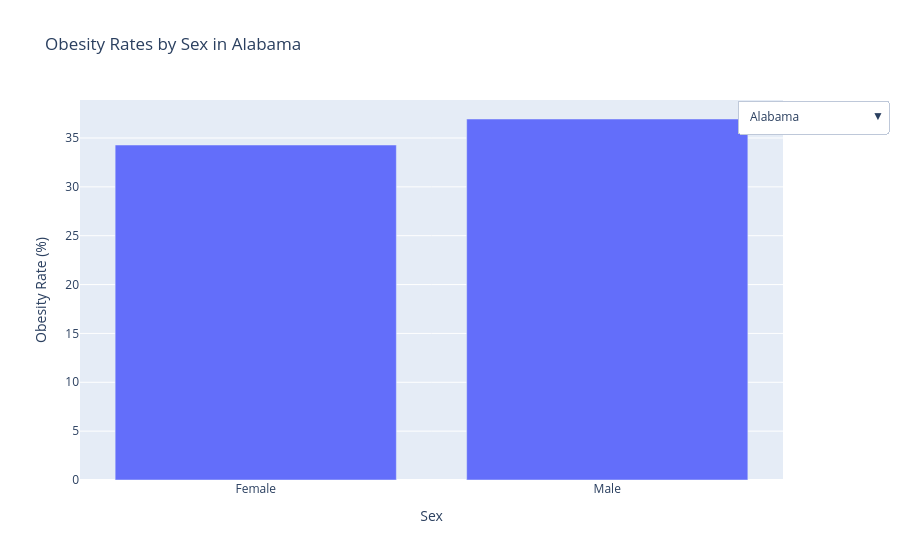

The notebook cell saved with this chart:
### Code cell
import plotly.graph_objects as go

states = plot_npa["LocationDesc"].unique()

fig3 = go.Figure()

# Add traces (one per state)
for state in states:
    state_npa = plot_npa[plot_npa["LocationDesc"] == state]
    
    fig3.add_trace(
        go.Bar(
            x=state_npa["Sex"],
            y=state_npa["Data_Value"],
            name=state,
            visible=(state == states[0])
    ))

# Dropdown buttons
buttons = []

for i, state in enumerate(states):
    visibility = [False] * len(states)
    visibility[i] = True
    
    buttons.append(
        dict(
            label=state,
            method="update",
            args=[
                {"visible": visibility},
                {"title": f"Obesity Rates by Sex in {state}"}
            ]
        )
    )

# Layout
fig3.update_layout(
    title=f"Obesity Rates by Sex in {states[0]}",
    xaxis_title="Sex",
    yaxis_title="Obesity Rate (%)",
    updatemenus=[
        dict(
            buttons=buttons,
            direction="down",
            x=1.15,
            y=1
        )
    ])


fig3.show()

### Figure 1 — Plotly figure (JSON) as saved in the notebook; plotly's stock layout.template omitted (floating-point values rounded to 4 significant figures)
{"data": [{"name": "Alabama", "type": "bar", "visible": true, "x": ["Female", "Male"], "y": [34.28, 36.94]}, {"name": "Alaska", "type": "bar", "visible": false, "x": ["Female", "Male"], "y": [30.94, 35.74]}, {"name": "Arizona", "type": "bar", "visible": false, "x": ["Female", "Male"], "y": [30.3, 35.49]}, {"name": "Arkansas", "type": "bar", "visible": false, "x": ["Female", "Male"], "y": [33.9, 36.44]}, {"name": "California", "type": "bar", "visible": false, "x": ["Female", "Male"], "y": [28.65, 34.17]}, {"name": "Colorado", "type": "bar", "visible": false, "x": ["Female", "Male"], "y": [26.79, 32.67]}, {"name": "Connecticut", "type": "bar", "visible": false, "x": ["Female", "Male"], "y": [29.35, 35.6]}, {"name": "Delaware", "type": "bar", "visible": false, "x": ["Female", "Male"], "y": [32.88, 36.47]}, {"name": "District of Columbia", "type": "bar", "visible": false, "x": ["Female", "Male"], "y": [26.61, 29.23]}, {"name": "Florida", "type": "bar", "visible": false, "x": ["Female", "Male"], "y": [29.58, 35.3]}, {"name": "Georgia", "type": "bar", "visible": false, "x": ["Female", "Male"], "y": [32.32, 35.23]}, {"name": "Guam", "type": "bar", "visible": false, "x": ["Female", "Male"], "y": [30.74, 35.76]}, {"name": "Hawaii", "type": "bar", "visible": false, "x": ["Female", "Male"], "y": [25.4, 33.66]}, {"name": "Idaho", "type": "bar", "visible": false, "x": ["Female", "Male"], "y": [29.73, 36.2]}, {"name": "Illinois", "type": "bar", "visible": false, "x": ["Female", "Male"], "y": [31.64, 35.76]}, {"name": "Indiana", "type": "bar", "visible": false, "x": ["Female", "Male"], "y": [32.78, 36.37]}, {"name": "Iowa", "type": "bar", "visible": false, "x": ["Female", "Male"], "y": [32.67, 37.68]}, {"name": "Kansas", "type": "bar", "visible": false, "x": ["Female", "Male"], "y": [32.08, 36.88]}, {"name": "Kentucky", "type": "bar", "visible": false, "x": ["Female", "Male"], "y": [33.34, 36.91]}, {"name": "Louisiana", "type": "bar", "visible": false, "x": ["Female", "Male"], "y": [34.29, 36.52]}, {"name": "Maine", "type": "bar", "visible": false, "x": ["Female", "Male"], "y": [30.22, 35.79]}, {"name": "Maryland", "type": "bar", "visible": false, "x": ["Female", "Male"], "y": [31.83, 35.26]}, {"name": "Massachusetts", "type": "bar", "visible": false, "x": ["Female", "Male"], "y": [27.25, 34.07]}, {"name": "Michigan", "type": "bar", "visible": false, "x": ["Female", "Male"], "y": [32.31, 36.04]}, {"name": "Minnesota", "type": "bar", "visible": false, "x": ["Female", "Male"], "y": [29.81, 36.56]}, {"name": "Mississippi", "type": "bar", "visible": false, "x": ["Female", "Male"], "y": [35.06, 37.16]}, {"name": "Missouri", "type": "bar", "visible": false, "x": ["Female", "Male"], "y": [31.85, 36.7]}, {"name": "Montana", "type": "bar", "visible": false, "x": ["Female", "Male"], "y": [28.97, 35.32]}, {"name": "National", "type": "bar", "visible": false, "x": ["Female", "Male"], "y": [30.92, 35.64]}, {"name": "Nebraska", "type": "bar", "visible": false, "x": ["Female", "Male"], "y": [32.33, 37.49]}, {"name": "Nevada", "type": "bar", "visible": false, "x": ["Female", "Male"], "y": [30.38, 35.81]}, {"name": "New Hampshire", "type": "bar", "visible": false, "x": ["Female", "Male"], "y": [29.36, 36.69]}, {"name": "New Jersey", "type": "bar", "visible": false, "x": ["Female", "Male"], "y": [28.86, 35.33]}, {"name": "New Mexico", "type": "bar", "visible": false, "x": ["Female", "Male"], "y": [32.1, 35.74]}, {"name": "New York", "type": "bar", "visible": false, "x": ["Female", "Male"], "y": [28.82, 34.28]}, {"name": "North Carolina", "type": "bar", "visible": false, "x": ["Female", "Male"], "y": [32.37, 36.17]}, {"name": "North Dakota", "type": "bar", "visible": false, "x": ["Female", "Male"], "y": [31.88, 38.08]}, {"name": "Ohio", "type": "bar", "visible": false, "x": ["Female", "Male"], "y": [32.69, 36.46]}, {"name": "Oklahoma", "type": "bar", "visible": false, "x": ["Female", "Male"], "y": [33.41, 37.13]}, {"name": "Oregon", "type": "bar", "visible": false, "x": ["Female", "Male"], "y": [30.08, 34.98]}, {"name": "Pennsylvania", "type": "bar", "visible": false, "x": ["Female", "Male"], "y": [31.07, 36.02]}, {"name": "Puerto Rico", "type": "bar", "visible": false, "x": ["Female", "Male"], "y": [34.11, 35.81]}, {"name": "Rhode Island", "type": "bar", "visible": false, "x": ["Female", "Male"], "y": [29.8, 35.72]}, {"name": "South Carolina", "type": "bar", "visible": false, "x": ["Female", "Male"], "y": [33.07, 36.21]}, {"name": "South Dakota", "type": "bar", "visible": false, "x": ["Female", "Male"], "y": [31.88, 37.43]}, {"name": "Tennessee", "type": "bar", "visible": false, "x": ["Female", "Male"], "y": [33.12, 36.54]}, {"name": "Texas", "type": "bar", "visible": false, "x": ["Female", "Male"], "y": [32.5, 37.02]}, {"name": "Utah", "type": "bar", "visible": false, "x": ["Female", "Male"], "y": [28.42, 34.45]}, {"name": "Vermont", "type": "bar", "visible": false, "x": ["Female", "Male"], "y": [27.63, 34.02]}, {"name": "Virgin Islands", "type": "bar", "visible": false, "x": ["Female", "Male"], "y": [36.25, 31.64]}, {"name": "Virginia", "type": "bar", "visible": false, "x": ["Female", "Male"], "y": [31.39, 35.61]}, {"name": "Washington", "type": "bar", "visible": false, "x": ["Female", "Male"], "y": [29.13, 35.02]}, {"name": "West Virginia", "type": "bar", "visible": false, "x": ["Female", "Male"], "y": [34.26, 38.24]}, {"name": "Wisconsin", "type": "bar", "visible": false, "x": ["Female", "Male"], "y": [31.77, 36.81]}, {"name": "Wyoming", "type": "bar", "visible": false, "x": ["Female", "Male"], "y": [30.67, 35.93]}], "layout": {"title": {"text": "Obesity Rates by Sex in Alabama"}, "updatemenus": [{"buttons": [{"args": [{"visible": [true, false, false, false, false, false, false, false, false, false, false, false, false, false, false, false, false, false, false, false, false, false, false, false, false, false, false, false, false, false, false, false, false, false, false, false, false, false, false, false, false, false, false, false, false, false, false, false, false, false, false, false, false, false, false]}, {"title": "Obesity Rates by Sex in Alabama"}], "label": "Alabama", "method": "update"}, {"args": [{"visible": [false, true, false, false, false, false, false, false, false, false, false, false, false, false, false, false, false, false, false, false, false, false, false, false, false, false, false, false, false, false, false, false, false, false, false, false, false, false, false, false, false, false, false, false, false, false, false, false, false, false, false, false, false, false, false]}, {"title": "Obesity Rates by Sex in Alaska"}], "label": "Alaska", "method": "update"}, {"args": [{"visible": [false, false, true, false, false, false, false, false, false, false, false, false, false, false, false, false, false, false, false, false, false, false, false, false, false, false, false, false, false, false, false, false, false, false, false, false, false, false, false, false, false, false, false, false, false, false, false, false, false, false, false, false, false, false, false]}, {"title": "Obesity Rates by Sex in Arizona"}], "label": "Arizona", "method": "update"}, {"args": [{"visible": [false, false, false, true, false, false, false, false, false, false, false, false, false, false, false, false, false, false, false, false, false, false, false, false, false, false, false, false, false, false, false, false, false, false, false, false, false, false, false, false, false, false, false, false, false, false, false, false, false, false, false, false, false, false, false]}, {"title": "Obesity Rates by Sex in Arkansas"}], "label": "Arkansas", "method": "update"}, {"args": [{"visible": [false, false, false, false, true, false, false, false, false, false, false, false, false, false, false, false, false, false, false, false, false, false, false, false, false, false, false, false, false, false, false, false, false, false, false, false, false, false, false, false, false, false, false, false, false, false, false, false, false, false, false, false, false, false, false]}, {"title": "Obesity Rates by Sex in California"}], "label": "California", "method": "update"}, {"args": [{"visible": [false, false, false, false, false, true, false, false, false, false, false, false, false, false, false, false, false, false, false, false, false, false, false, false, false, false, false, false, false, false, false, false, false, false, false, false, false, false, false, false, false, false, false, false, false, false, false, false, false, false, false, false, false, false, false]}, {"title": "Obesity Rates by Sex in Colorado"}], "label": "Colorado", "method": "update"}, {"args": [{"visible": [false, false, false, false, false, false, true, false, false, false, false, false, false, false, false, false, false, false, false, false, false, false, false, false, false, false, false, false, false, false, false, false, false, false, false, false, false, false, false, false, false, false, false, false, false, false, false, false, false, false, false, false, false, false, false]}, {"title": "Obesity Rates by Sex in Connecticut"}], "label": "Connecticut", "method": "update"}, {"args": [{"visible": [false, false, false, false, false, false, false, true, false, false, false, false, false, false, false, false, false, false, false, false, false, false, false, false, false, false, false, false, false, false, false, false, false, false, false, false, false, false, false, false, false, false, false, false, false, false, false, false, false, false, false, false, false, false, false]}, {"title": "Obesity Rates by Sex in Delaware"}], "label": "Delaware", "method": "update"}, {"args": [{"visible": [false, false, false, false, false, false, false, false, true, false, false, false, false, false, false, false, false, false, false, false, false, false, false, false, false, false, false, false, false, false, false, false, false, false, false, false, false, false, false, false, false, false, false, false, false, false, false, false, false, false, false, false, false, false, false]}, {"title": "Obesity Rates by Sex in District of Columbia"}], "label": "District of Columbia", "method": "update"}, {"args": [{"visible": [false, false, false, false, false, false, false, false, false, true, false, false, false, false, false, false, false, false, false, false, false, false, false, false, false, false, false, false, false, false, false, false, false, false, false, false, false, false, false, false, false, false, false, false, false, false, false, false, false, false, false, false, false, false, false]}, {"title": "Obesity Rates by Sex in Florida"}], "label": "Florida", "method": "update"}, {"args": [{"visible": [false, false, false, false, false, false, false, false, false, false, true, false, false, false, false, false, false, false, false, false, false, false, false, false, false, false, false, false, false, false, false, false, false, false, false, false, false, false, false, false, false, false, false, false, false, false, false, false, false, false, false, false, false, false, false]}, {"title": "Obesity Rates by Sex in Georgia"}], "label": "Georgia", "method": "update"}, {"args": [{"visible": [false, false, false, false, false, false, false, false, false, false, false, true, false, false, false, false, false, false, false, false, false, false, false, false, false, false, false, false, false, false, false, false, false, false, false, false, false, false, false, false, false, false, false, false, false, false, false, false, false, false, false, false, false, false, false]}, {"title": "Obesity Rates by Sex in Guam"}], "label": "Guam", "method": "update"}, {"args": [{"visible": [false, false, false, false, false, false, false, false, false, false, false, false, true, false, false, false, false, false, false, false, false, false, false, false, false, false, false, false, false, false, false, false, false, false, false, false, false, false, false, false, false, false, false, false, false, false, false, false, false, false, false, false, false, false, false]}, {"title": "Obesity Rates by Sex in Hawaii"}], "label": "Hawaii", "method": "update"}, {"args": [{"visible": [false, false, false, false, false, false, false, false, false, false, false, false, false, true, false, false, false, false, false, false, false, false, false, false, false, false, false, false, false, false, false, false, false, false, false, false, false, false, false, false, false, false, false, false, false, false, false, false, false, false, false, false, false, false, false]}, {"title": "Obesity Rates by Sex in Idaho"}], "label": "Idaho", "method": "update"}, {"args": [{"visible": [false, false, false, false, false, false, false, false, false, false, false, false, false, false, true, false, false, false, false, false, false, false, false, false, false, false, false, false, false, false, false, false, false, false, false, false, false, false, false, false, false, false, false, false, false, false, false, false, false, false, false, false, false, false, false]}, {"title": "Obesity Rates by Sex in Illinois"}], "label": "Illinois", "method": "update"}, {"args": [{"visible": [false, false, false, false, false, false, false, false, false, false, false, false, false, false, false, true, false, false, false, false, false, false, false, false, false, false, false, false, false, false, false, false, false, false, false, false, false, false, false, false, false, false, false, false, false, false, false, false, false, false, false, false, false, false, false]}, {"title": "Obesity Rates by Sex in Indiana"}], "label": "Indiana", "method": "update"}, {"args": [{"visible": [false, false, false, false, false, false, false, false, false, false, false, false, false, false, false, false, true, false, false, false, false, false, false, false, false, false, false, false, false, false, false, false, false, false, false, false, false, false, false, false, false, false, false, false, false, false, false, false, false, false, false, false, false, false, false]}, {"title": "Obesity Rates by Sex in Iowa"}], "label": "Iowa", "method": "update"}, {"args": [{"visible": [false, false, false, false, false, false, false, false, false, false, false, false, false, false, false, false, false, true, false, false, false, false, false, false, false, false, false, false, false, false, false, false, false, false, false, false, false, false, false, false, false, false, false, false, false, false, false, false, false, false, false, false, false, false, false]}, {"title": "Obesity Rates by Sex in Kansas"}], "label": "Kansas", "method": "update"}, {"args": [{"visible": [false, false, false, false, false, false, false, false, false, false, false, false, false, false, false, false, false, false, true, false, false, false, false, false, false, false, false, false, false, false, false, false, false, false, false, false, false, false, false, false, false, false, false, false, false, false, false, false, false, false, false, false, false, false, false]}, {"title": "Obesity Rates by Sex in Kentucky"}], "label": "Kentucky", "method": "update"}, {"args": [{"visible": [false, false, false, false, false, false, false, false, false, false, false, false, false, false, false, false, false, false, false, true, false, false, false, false, false, false, false, false, false, false, false, false, false, false, false, false, false, false, false, false, false, false, false, false, false, false, false, false, false, false, false, false, false, false, false]}, {"title": "Obesity Rates by Sex in Louisiana"}], "label": "Louisiana", "method": "update"}, {"args": [{"visible": [false, false, false, false, false, false, false, false, false, false, false, false, false, false, false, false, false, false, false, false, true, false, false, false, false, false, false, false, false, false, false, false, false, false, false, false, false, false, false, false, false, false, false, false, false, false, false, false, false, false, false, false, false, false, false]}, {"title": "Obesity Rates by Sex in Maine"}], "label": "Maine", "method": "update"}, {"args": [{"visible": [false, false, false, false, false, false, false, false, false, false, false, false, false, false, false, false, false, false, false, false, false, true, false, false, false, false, false, false, false, false, false, false, false, false, false, false, false, false, false, false, false, false, false, false, false, false, false, false, false, false, false, false, false, false, false]}, {"title": "Obesity Rates by Sex in Maryland"}], "label": "Maryland", "method": "update"}, {"args": [{"visible": [false, false, false, false, false, false, false, false, false, false, false, false, false, false, false, false, false, false, false, false, false, false, true, false, false, false, false, false, false, false, false, false, false, false, false, false, false, false, false, false, false, false, false, false, false, false, false, false, false, false, false, false, false, false, false]}, {"title": "Obesity Rates by Sex in Massachusetts"}], "label": "Massachusetts", "method": "update"}, {"args": [{"visible": [false, false, false, false, false, false, false, false, false, false, false, false, false, false, false, false, false, false, false, false, false, false, false, true, false, false, false, false, false, false, false, false, false, false, false, false, false, false, false, false, false, false, false, false, false, false, false, false, false, false, false, false, false, false, false]}, {"title": "Obesity Rates by Sex in Michigan"}], "label": "Michigan", "method": "update"}, {"args": [{"visible": [false, false, false, false, false, false, false, false, false, false, false, false, false, false, false, false, false, false, false, false, false, false, false, false, true, false, false, false, false, false, false, false, false, false, false, false, false, false, false, false, false, false, false, false, false, false, false, false, false, false, false, false, false, false, false]}, {"title": "Obesity Rates by Sex in Minnesota"}], "label": "Minnesota", "method": "update"}, {"args": [{"visible": [false, false, false, false, false, false, false, false, false, false, false, false, false, false, false, false, false, false, false, false, false, false, false, false, false, true, false, false, false, false, false, false, false, false, false, false, false, false, false, false, false, false, false, false, false, false, false, false, false, false, false, false, false, false, false]}, {"title": "Obesity Rates by Sex in Mississippi"}], "label": "Mississippi", "method": "update"}, {"args": [{"visible": [false, false, false, false, false, false, false, false, false, false, false, false, false, false, false, false, false, false, false, false, false, false, false, false, false, false, true, false, false, false, false, false, false, false, false, false, false, false, false, false, false, false, false, false, false, false, false, false, false, false, false, false, false, false, false]}, {"title": "Obesity Rates by Sex in Missouri"}], "label": "Missouri", "method": "update"}, {"args": [{"visible": [false, false, false, false, false, false, false, false, false, false, false, false, false, false, false, false, false, false, false, false, false, false, false, false, false, false, false, true, false, false, false, false, false, false, false, false, false, false, false, false, false, false, false, false, false, false, false, false, false, false, false, false, false, false, false]}, {"title": "Obesity Rates by Sex in Montana"}], "label": "Montana", "method": "update"}, {"args": [{"visible": [false, false, false, false, false, false, false, false, false, false, false, false, false, false, false, false, false, false, false, false, false, false, false, false, false, false, false, false, true, false, false, false, false, false, false, false, false, false, false, false, false, false, false, false, false, false, false, false, false, false, false, false, false, false, false]}, {"title": "Obesity Rates by Sex in National"}], "label": "National", "method": "update"}, {"args": [{"visible": [false, false, false, false, false, false, false, false, false, false, false, false, false, false, false, false, false, false, false, false, false, false, false, false, false, false, false, false, false, true, false, false, false, false, false, false, false, false, false, false, false, false, false, false, false, false, false, false, false, false, false, false, false, false, false]}, {"title": "Obesity Rates by Sex in Nebraska"}], "label": "Nebraska", "method": "update"}, {"args": [{"visible": [false, false, false, false, false, false, false, false, false, false, false, false, false, false, false, false, false, false, false, false, false, false, false, false, false, false, false, false, false, false, true, false, false, false, false, false, false, false, false, false, false, false, false, false, false, false, false, false, false, false, false, false, false, false, false]}, {"title": "Obesity Rates by Sex in Nevada"}], "label": "Nevada", "method": "update"}, {"args": [{"visible": [false, false, false, false, false, false, false, false, false, false, false, false, false, false, false, false, false, false, false, false, false, false, false, false, false, false, false, false, false, false, false, true, false, false, false, false, false, false, false, false, false, false, false, false, false, false, false, false, false, false, false, false, false, false, false]}, {"title": "Obesity Rates by Sex in New Hampshire"}], "label": "New Hampshire", "method": "update"}, {"args": [{"visible": [false, false, false, false, false, false, false, false, false, false, false, false, false, false, false, false, false, false, false, false, false, false, false, false, false, false, false, false, false, false, false, false, true, false, false, false, false, false, false, false, false, false, false, false, false, false, false, false, false, false, false, false, false, false, false]}, {"title": "Obesity Rates by Sex in New Jersey"}], "label": "New Jersey", "method": "update"}, {"args": [{"visible": [false, false, false, false, false, false, false, false, false, false, false, false, false, false, false, false, false, false, false, false, false, false, false, false, false, false, false, false, false, false, false, false, false, true, false, false, false, false, false, false, false, false, false, false, false, false, false, false, false, false, false, false, false, false, false]}, {"title": "Obesity Rates by Sex in New Mexico"}], "label": "New Mexico", "method": "update"}, {"args": [{"visible": [false, false, false, false, false, false, false, false, false, false, false, false, false, false, false, false, false, false, false, false, false, false, false, false, false, false, false, false, false, false, false, false, false, false, true, false, false, false, false, false, false, false, false, false, false, false, false, false, false, false, false, false, false, false, false]}, {"title": "Obesity Rates by Sex in New York"}], "label": "New York", "method": "update"}, {"args": [{"visible": [false, false, false, false, false, false, false, false, false, false, false, false, false, false, false, false, false, false, false, false, false, false, false, false, false, false, false, false, false, false, false, false, false, false, false, true, false, false, false, false, false, false, false, false, false, false, false, false, false, false, false, false, false, false, false]}, {"title": "Obesity Rates by Sex in North Carolina"}], "label": "North Carolina", "method": "update"}, {"args": [{"visible": [false, false, false, false, false, false, false, false, false, false, false, false, false, false, false, false, false, false, false, false, false, false, false, false, false, false, false, false, false, false, false, false, false, false, false, false, true, false, false, false, false, false, false, false, false, false, false, false, false, false, false, false, false, false, false]}, {"title": "Obesity Rates by Sex in North Dakota"}], "label": "North Dakota", "method": "update"}, {"args": [{"visible": [false, false, false, false, false, false, false, false, false, false, false, false, false, false, false, false, false, false, false, false, false, false, false, false, false, false, false, false, false, false, false, false, false, false, false, false, false, true, false, false, false, false, false, false, false, false, false, false, false, false, false, false, false, false, false]}, {"title": "Obesity Rates by Sex in Ohio"}], "label": "Ohio", "method": "update"}, {"args": [{"visible": [false, false, false, false, false, false, false, false, false, false, false, false, false, false, false, false, false, false, false, false, false, false, false, false, false, false, false, false, false, false, false, false, false, false, false, false, false, false, true, false, false, false, false, false, false, false, false, false, false, false, false, false, false, false, false]}, {"title": "Obesity Rates by Sex in Oklahoma"}], "label": "Oklahoma", "method": "update"}, {"args": [{"visible": [false, false, false, false, false, false, false, false, false, false, false, false, false, false, false, false, false, false, false, false, false, false, false, false, false, false, false, false, false, false, false, false, false, false, false, false, false, false, false, true, false, false, false, false, false, false, false, false, false, false, false, false, false, false, false]}, {"title": "Obesity Rates by Sex in Oregon"}], "label": "Oregon", "method": "update"}, {"args": [{"visible": [false, false, false, false, false, false, false, false, false, false, false, false, false, false, false, false, false, false, false, false, false, false, false, false, false, false, false, false, false, false, false, false, false, false, false, false, false, false, false, false, true, false, false, false, false, false, false, false, false, false, false, false, false, false, false]}, {"title": "Obesity Rates by Sex in Pennsylvania"}], "label": "Pennsylvania", "method": "update"}, {"args": [{"visible": [false, false, false, false, false, false, false, false, false, false, false, false, false, false, false, false, false, false, false, false, false, false, false, false, false, false, false, false, false, false, false, false, false, false, false, false, false, false, false, false, false, true, false, false, false, false, false, false, false, false, false, false, false, false, false]}, {"title": "Obesity Rates by Sex in Puerto Rico"}], "label": "Puerto Rico", "method": "update"}, {"args": [{"visible": [false, false, false, false, false, false, false, false, false, false, false, false, false, false, false, false, false, false, false, false, false, false, false, false, false, false, false, false, false, false, false, false, false, false, false, false, false, false, false, false, false, false, true, false, false, false, false, false, false, false, false, false, false, false, false]}, {"title": "Obesity Rates by Sex in Rhode Island"}], "label": "Rhode Island", "method": "update"}, {"args": [{"visible": [false, false, false, false, false, false, false, false, false, false, false, false, false, false, false, false, false, false, false, false, false, false, false, false, false, false, false, false, false, false, false, false, false, false, false, false, false, false, false, false, false, false, false, true, false, false, false, false, false, false, false, false, false, false, false]}, {"title": "Obesity Rates by Sex in South Carolina"}], "label": "South Carolina", "method": "update"}, {"args": [{"visible": [false, false, false, false, false, false, false, false, false, false, false, false, false, false, false, false, false, false, false, false, false, false, false, false, false, false, false, false, false, false, false, false, false, false, false, false, false, false, false, false, false, false, false, false, true, false, false, false, false, false, false, false, false, false, false]}, {"title": "Obesity Rates by Sex in South Dakota"}], "label": "South Dakota", "method": "update"}, {"args": [{"visible": [false, false, false, false, false, false, false, false, false, false, false, false, false, false, false, false, false, false, false, false, false, false, false, false, false, false, false, false, false, false, false, false, false, false, false, false, false, false, false, false, false, false, false, false, false, true, false, false, false, false, false, false, false, false, false]}, {"title": "Obesity Rates by Sex in Tennessee"}], "label": "Tennessee", "method": "update"}, {"args": [{"visible": [false, false, false, false, false, false, false, false, false, false, false, false, false, false, false, false, false, false, false, false, false, false, false, false, false, false, false, false, false, false, false, false, false, false, false, false, false, false, false, false, false, false, false, false, false, false, true, false, false, false, false, false, false, false, false]}, {"title": "Obesity Rates by Sex in Texas"}], "label": "Texas", "method": "update"}, {"args": [{"visible": [false, false, false, false, false, false, false, false, false, false, false, false, false, false, false, false, false, false, false, false, false, false, false, false, false, false, false, false, false, false, false, false, false, false, false, false, false, false, false, false, false, false, false, false, false, false, false, true, false, false, false, false, false, false, false]}, {"title": "Obesity Rates by Sex in Utah"}], "label": "Utah", "method": "update"}, {"args": [{"visible": [false, false, false, false, false, false, false, false, false, false, false, false, false, false, false, false, false, false, false, false, false, false, false, false, false, false, false, false, false, false, false, false, false, false, false, false, false, false, false, false, false, false, false, false, false, false, false, false, true, false, false, false, false, false, false]}, {"title": "Obesity Rates by Sex in Vermont"}], "label": "Vermont", "method": "update"}, {"args": [{"visible": [false, false, false, false, false, false, false, false, false, false, false, false, false, false, false, false, false, false, false, false, false, false, false, false, false, false, false, false, false, false, false, false, false, false, false, false, false, false, false, false, false, false, false, false, false, false, false, false, false, true, false, false, false, false, false]}, {"title": "Obesity Rates by Sex in Virgin Islands"}], "label": "Virgin Islands", "method": "update"}, {"args": [{"visible": [false, false, false, false, false, false, false, false, false, false, false, false, false, false, false, false, false, false, false, false, false, false, false, false, false, false, false, false, false, false, false, false, false, false, false, false, false, false, false, false, false, false, false, false, false, false, false, false, false, false, true, false, false, false, false]}, {"title": "Obesity Rates by Sex in Virginia"}], "label": "Virginia", "method": "update"}, {"args": [{"visible": [false, false, false, false, false, false, false, false, false, false, false, false, false, false, false, false, false, false, false, false, false, false, false, false, false, false, false, false, false, false, false, false, false, false, false, false, false, false, false, false, false, false, false, false, false, false, false, false, false, false, false, true, false, false, false]}, {"title": "Obesity Rates by Sex in Washington"}], "label": "Washington", "method": "update"}, {"args": [{"visible": [false, false, false, false, false, false, false, false, false, false, false, false, false, false, false, false, false, false, false, false, false, false, false, false, false, false, false, false, false, false, false, false, false, false, false, false, false, false, false, false, false, false, false, false, false, false, false, false, false, false, false, false, true, false, false]}, {"title": "Obesity Rates by Sex in West Virginia"}], "label": "West Virginia", "method": "update"}, {"args": [{"visible": [false, false, false, false, false, false, false, false, false, false, false, false, false, false, false, false, false, false, false, false, false, false, false, false, false, false, false, false, false, false, false, false, false, false, false, false, false, false, false, false, false, false, false, false, false, false, false, false, false, false, false, false, false, true, false]}, {"title": "Obesity Rates by Sex in Wisconsin"}], "label": "Wisconsin", "method": "update"}, {"args": [{"visible": [false, false, false, false, false, false, false, false, false, false, false, false, false, false, false, false, false, false, false, false, false, false, false, false, false, false, false, false, false, false, false, false, false, false, false, false, false, false, false, false, false, false, false, false, false, false, false, false, false, false, false, false, false, false, true]}, {"title": "Obesity Rates by Sex in Wyoming"}], "label": "Wyoming", "method": "update"}], "direction": "down", "x": 1.15, "y": 1}], "xaxis": {"title": {"text": "Sex"}}, "yaxis": {"title": {"text": "Obesity Rate (%)"}}}}
